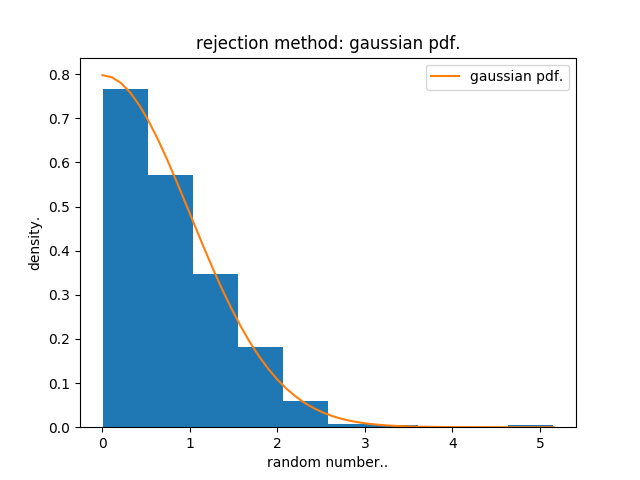

The script that drew this image:
import numpy as np
import matplotlib.pyplot as plt 

x=20*np.random.rand(10000)
y=np.random.rand(10000) 

def f(x):
  return np.exp(-x**2/2)/np.sqrt(np.pi/2) 

xacc=x[y<f(x)];yacc=y[y<f(x)]

plt.hist(xacc,density=True) 

xdata=np.linspace(min(xacc),max(xacc)) 
ydata=np.exp(-xdata**2/2)/np.sqrt(np.pi/2)  

plt.plot(xdata,ydata,label='gaussian pdf.')

plt.xlabel('random number..')
plt.ylabel('density.')
plt.title('rejection method: gaussian pdf.')
plt.legend();plt.show() 
